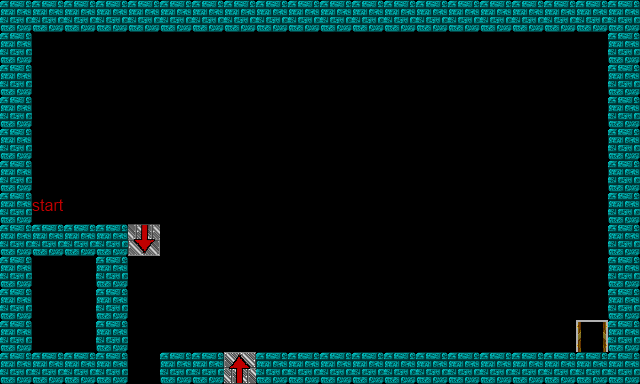

A 2D game scene composited from a Tiled map and its tileset images. What follows is a short description and the map's XML, with every tile layer's data as written:
An orthogonal 20x12 tile map with 32x32 px tiles, 1 tile layer (Tile Layer 1).

<map version="1.0" orientation="orthogonal" width="20" height="12" tilewidth="32" tileheight="32">
 <tileset firstgid="1" name="map" tilewidth="32" tileheight="32">
  <image source="map.png" trans="000000" width="160" height="160" />
 </tileset>
 <layer name="Tile Layer 1" width="20" height="12">
  <data>
   <tile gid="1" />
   <tile gid="1" />
   <tile gid="1" />
   <tile gid="1" />
   <tile gid="1" />
   <tile gid="1" />
   <tile gid="1" />
   <tile gid="1" />
   <tile gid="1" />
   <tile gid="1" />
   <tile gid="1" />
   <tile gid="1" />
   <tile gid="1" />
   <tile gid="1" />
   <tile gid="1" />
   <tile gid="1" />
   <tile gid="1" />
   <tile gid="1" />
   <tile gid="1" />
   <tile gid="1" />
   <tile gid="1" />
   <tile gid="0" />
   <tile gid="0" />
   <tile gid="0" />
   <tile gid="0" />
   <tile gid="0" />
   <tile gid="0" />
   <tile gid="0" />
   <tile gid="0" />
   <tile gid="0" />
   <tile gid="0" />
   <tile gid="0" />
   <tile gid="0" />
   <tile gid="0" />
   <tile gid="0" />
   <tile gid="0" />
   <tile gid="0" />
   <tile gid="0" />
   <tile gid="0" />
   <tile gid="1" />
   <tile gid="1" />
   <tile gid="0" />
   <tile gid="0" />
   <tile gid="0" />
   <tile gid="0" />
   <tile gid="0" />
   <tile gid="0" />
   <tile gid="0" />
   <tile gid="0" />
   <tile gid="0" />
   <tile gid="0" />
   <tile gid="0" />
   <tile gid="0" />
   <tile gid="0" />
   <tile gid="0" />
   <tile gid="0" />
   <tile gid="0" />
   <tile gid="0" />
   <tile gid="0" />
   <tile gid="1" />
   <tile gid="1" />
   <tile gid="0" />
   <tile gid="0" />
   <tile gid="0" />
   <tile gid="0" />
   <tile gid="0" />
   <tile gid="0" />
   <tile gid="0" />
   <tile gid="0" />
   <tile gid="0" />
   <tile gid="0" />
   <tile gid="0" />
   <tile gid="0" />
   <tile gid="0" />
   <tile gid="0" />
   <tile gid="0" />
   <tile gid="0" />
   <tile gid="0" />
   <tile gid="0" />
   <tile gid="1" />
   <tile gid="1" />
   <tile gid="0" />
   <tile gid="0" />
   <tile gid="0" />
   <tile gid="0" />
   <tile gid="0" />
   <tile gid="0" />
   <tile gid="0" />
   <tile gid="0" />
   <tile gid="0" />
   <tile gid="0" />
   <tile gid="0" />
   <tile gid="0" />
   <tile gid="0" />
   <tile gid="0" />
   <tile gid="0" />
   <tile gid="0" />
   <tile gid="0" />
   <tile gid="0" />
   <tile gid="1" />
   <tile gid="1" />
   <tile gid="0" />
   <tile gid="0" />
   <tile gid="0" />
   <tile gid="0" />
   <tile gid="0" />
   <tile gid="0" />
   <tile gid="0" />
   <tile gid="0" />
   <tile gid="0" />
   <tile gid="0" />
   <tile gid="0" />
   <tile gid="0" />
   <tile gid="0" />
   <tile gid="0" />
   <tile gid="0" />
   <tile gid="0" />
   <tile gid="0" />
   <tile gid="0" />
   <tile gid="1" />
   <tile gid="1" />
   <tile gid="21" />
   <tile gid="0" />
   <tile gid="0" />
   <tile gid="0" />
   <tile gid="0" />
   <tile gid="0" />
   <tile gid="0" />
   <tile gid="0" />
   <tile gid="0" />
   <tile gid="0" />
   <tile gid="0" />
   <tile gid="0" />
   <tile gid="0" />
   <tile gid="0" />
   <tile gid="0" />
   <tile gid="0" />
   <tile gid="0" />
   <tile gid="0" />
   <tile gid="1" />
   <tile gid="1" />
   <tile gid="1" />
   <tile gid="1" />
   <tile gid="1" />
   <tile gid="12" />
   <tile gid="0" />
   <tile gid="0" />
   <tile gid="0" />
   <tile gid="0" />
   <tile gid="0" />
   <tile gid="0" />
   <tile gid="0" />
   <tile gid="0" />
   <tile gid="0" />
   <tile gid="0" />
   <tile gid="0" />
   <tile gid="0" />
   <tile gid="0" />
   <tile gid="0" />
   <tile gid="1" />
   <tile gid="1" />
   <tile gid="0" />
   <tile gid="0" />
   <tile gid="1" />
   <tile gid="0" />
   <tile gid="0" />
   <tile gid="0" />
   <tile gid="0" />
   <tile gid="0" />
   <tile gid="0" />
   <tile gid="0" />
   <tile gid="0" />
   <tile gid="0" />
   <tile gid="0" />
   <tile gid="0" />
   <tile gid="0" />
   <tile gid="0" />
   <tile gid="0" />
   <tile gid="0" />
   <tile gid="1" />
   <tile gid="1" />
   <tile gid="0" />
   <tile gid="0" />
   <tile gid="1" />
   <tile gid="0" />
   <tile gid="0" />
   <tile gid="0" />
   <tile gid="0" />
   <tile gid="0" />
   <tile gid="0" />
   <tile gid="0" />
   <tile gid="0" />
   <tile gid="0" />
   <tile gid="0" />
   <tile gid="0" />
   <tile gid="0" />
   <tile gid="0" />
   <tile gid="0" />
   <tile gid="0" />
   <tile gid="1" />
   <tile gid="1" />
   <tile gid="0" />
   <tile gid="0" />
   <tile gid="1" />
   <tile gid="0" />
   <tile gid="0" />
   <tile gid="0" />
   <tile gid="0" />
   <tile gid="0" />
   <tile gid="0" />
   <tile gid="0" />
   <tile gid="0" />
   <tile gid="0" />
   <tile gid="0" />
   <tile gid="0" />
   <tile gid="0" />
   <tile gid="0" />
   <tile gid="0" />
   <tile gid="6" />
   <tile gid="1" />
   <tile gid="1" />
   <tile gid="1" />
   <tile gid="1" />
   <tile gid="1" />
   <tile gid="0" />
   <tile gid="1" />
   <tile gid="1" />
   <tile gid="11" />
   <tile gid="1" />
   <tile gid="1" />
   <tile gid="1" />
   <tile gid="1" />
   <tile gid="1" />
   <tile gid="1" />
   <tile gid="1" />
   <tile gid="1" />
   <tile gid="1" />
   <tile gid="1" />
   <tile gid="1" />
   <tile gid="1" />
  </data>
 </layer>
</map>